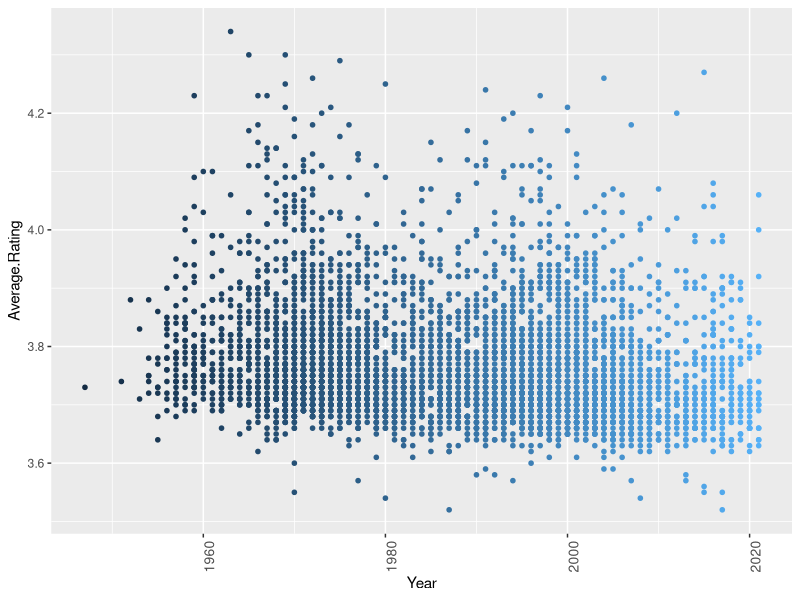
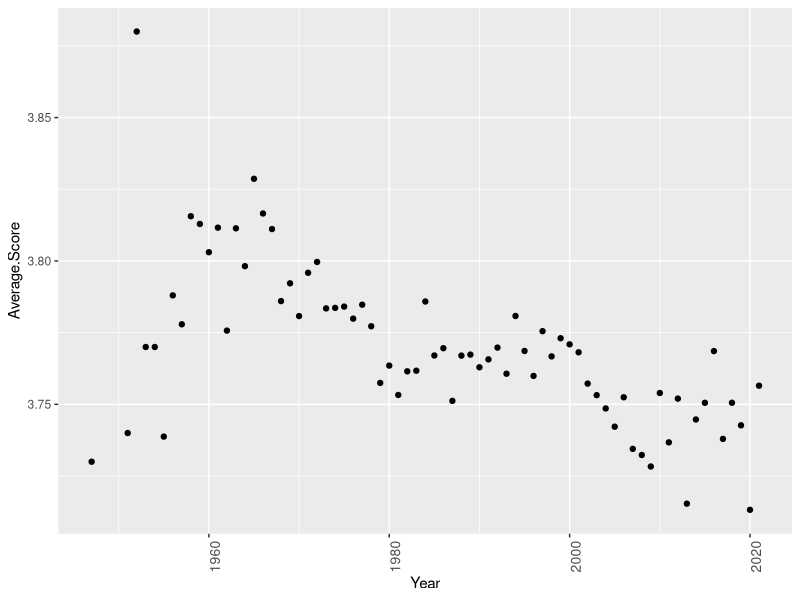
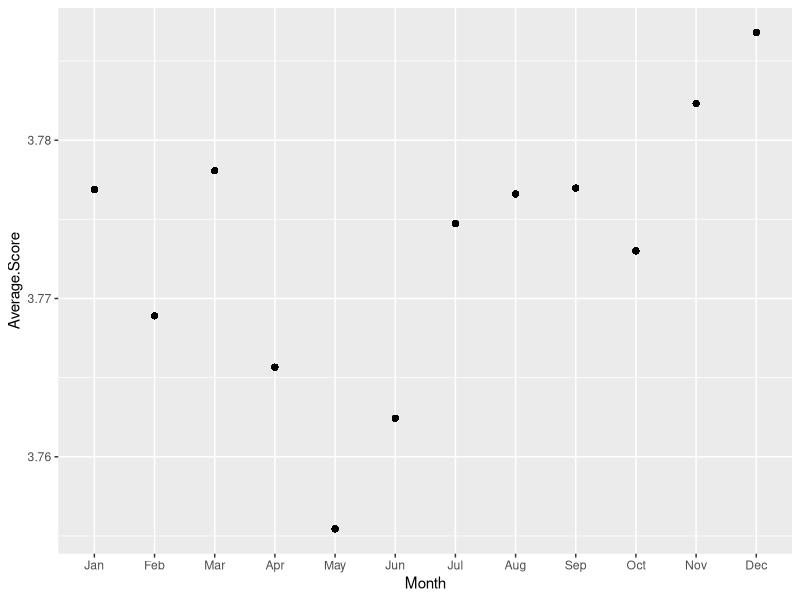
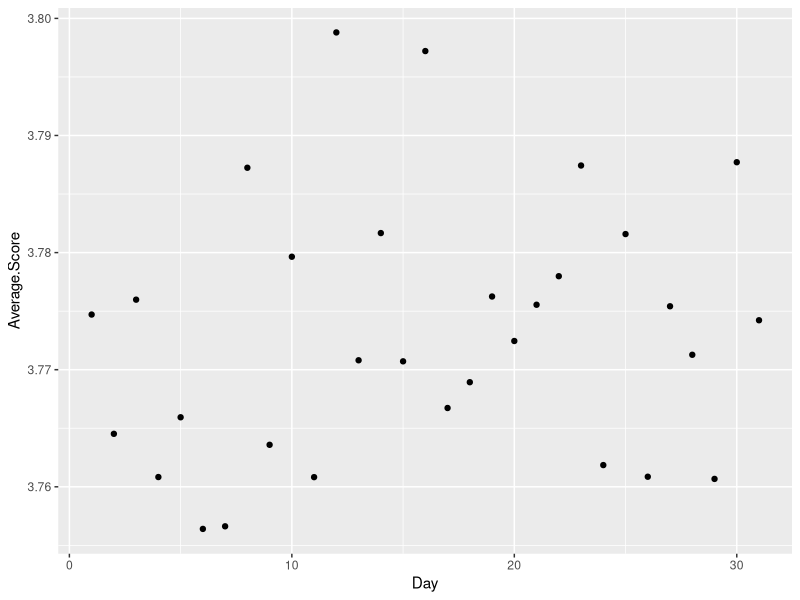

Write the R code that produced these figures, in order. (Note: this script raises an error after producing the figures.)
## ---- chunk 1
library(knitr)
knitr::opts_chunk$set(echo = FALSE, warning = TRUE)


knit_hooks$set( fig.cap = function(before, options, envir) {
  if ( before ) {
    chr <- sprintf("<p><small><strong><a name='fig:%s' value = %d>Figure %d</a></strong>: %s</small></p>", options$label, options$fig.num, options$fig.num, options$fig.cap)
    chr <- sprintf("<p><small><strong><a name='fig:%s'>%s</a></strong>: %s</small></p>", options$label, options$label,  options$fig.cap)
    
    return(chr)
  }
})


chunkref <- local({
  function(chunklabel) {
    sprintf('[%s](#%s)', chunklabel, paste0("fig:",chunklabel) )
  }  
})

library(ggplot2)
library(dplyr)
library(tidyverse)
library(stringr)
library(lubridate)
## ---- chunk 2
df_final <- read.csv("df_final.csv")

nrow(unique(as.data.frame(df_final$Album)))
  #Some albums have the same names
nrow(unique(as.data.frame(df_final$Artist.Name)))
  #2787 unique artists
nrow(unique(as.data.frame(df_final$Genre_1)))
  #453 unique primary genres
summary(df_final)
str(df_final)
## ---- chunk 3

## ---- chunk 4

## ---- chunk 5
ggplot(df_final, aes(x=`Year` , y =`Average.Rating`, color= `Year` ))  + geom_point(size=1.25) + theme(axis.text.x = element_text(angle = 90, size = 10)) +theme(legend.position="none")
## ---- chunk 6
df_final%>%group_by(Year)%>% summarise(
  Average.Score =mean(Average.Rating)
)%>% ggplot(aes(x=Year,y=Average.Score))+geom_point()+ theme(axis.text.x = element_text(angle = 90, size = 10))
## ---- chunk 7
df_final%>% filter(
  !(Month=="")) %>%group_by(Month)%>%summarise(
  Average.Score = mean(Average.Rating),
  Year = Year
  )%>%  mutate(Month = factor(Month, levels=c("Jan","Feb","Mar","Apr","May","Jun","Jul","Aug","Sep", "Oct","Nov","Dec")))%>%ggplot(aes(x=Month,y=Average.Score))+geom_point()
## ---- chunk 8
df_final%>% filter(
  !(Month==""),!(Day==""))%>% group_by(Day)%>%summarise(
  Average.Score = mean(Average.Rating)
  )%>%ggplot(aes(x=Day,y=Average.Score))+geom_point()
## ---- chunk 9
# Artist popularity by ratings
df_sorted_ratings = df_final[order(-df_final$Artist.Average.Ratings),]
df_sorted_ratings = df_sorted_ratings[,c(3, 25, 27)]
df_sorted_ratings = unique(df_sorted_ratings)[1:10,]
df_sorted_ratings %>%
  ggplot(aes(x = reorder(Artist.Name, Artist.Average.Ratings), 
             y = Artist.Average.Ratings, fill = Artist.Name)) + 
  geom_bar(stat="identity") + coord_flip() + 
  theme(axis.text.x = element_text(angle = 90, size = 10, hjust = 1)) +
  theme(legend.position="none") + 
  labs(x = "Artist Name", y = "Number of Ratings") + 
  geom_text(aes(label=round(Artist.Average.Score, digit = 2), hjust = 1)) 
## ---- chunk 10
# Artist popularity by reviews
df_sorted_reviews = df_final[order(-df_final$Artist.Average.Reviews),]
df_sorted_reviews = df_sorted_reviews[,c(3, 25, 26)]
df_sorted_reviews = unique(df_sorted_reviews)[1:10,]
df_sorted_reviews %>%
  ggplot(aes(x = reorder(Artist.Name, Artist.Average.Reviews), 
             y = Artist.Average.Reviews, fill = Artist.Name)) + 
  geom_bar(stat="identity") + coord_flip() + 
  theme(axis.text.x = element_text(angle = 90, size = 10, hjust = 1)) +
  theme(legend.position="none") + 
  labs(x = "Artist Name", y = "Number of Reviews") + 
  geom_text(aes(label=round(Artist.Average.Score, digit = 2), hjust = 1))
## ---- chunk 11
length(unique(df_final$Genre_1))
## ---- chunk 12
df_final %>% group_by(Genre_1)%>% summarise(
  Average.Score = mean(Average.Rating),
  count = n()
)%>% arrange(desc(count))
## ---- chunk 13
df_final%>% filter(Genre_1 == "Progressive Rock"|
            Genre_1 == "Singer/Songwriter"|
            Genre_1 == "Hard Bop"|
            Genre_1 == "Film Score"|
            Genre_1 == "Hard Rock"|
            Genre_1 == "Heavy Metal"|
            Genre_1 == "East Coast Hip Hop"
            )%>% group_by(Genre_1 ,Year)%>% summarise(
              Average.Score = mean(Average.Rating),
              count = n()
              )%>% ggplot(aes(x = Year,y = Average.Score, group = Genre_1, color = Genre_1)) + geom_line()+ theme(axis.text.x = element_text(angle = 90, size = 10))
## ---- chunk 14
df_final %>% group_by(Genre_1)%>% 
  filter(
    Genre_1 == "Progressive Rock"|
    Genre_1 == "Singer/Songwriter"|
    Genre_1 == "Hard Bop"|
    Genre_1 == "Film Score"|
    Genre_1 == "Hard Rock"|
    Genre_1 == "Heavy Metal"|
    Genre_1 == "East Coast Hip Hop"
            )%>% summarise(
  Average.Score = mean(Average.Rating),
  count = n()
  ) %>% ggplot(aes(x=reorder(Genre_1,Average.Score),y=Average.Score, fill = Genre_1))+  
  geom_bar(stat="identity")+ 
  coord_flip() + 
  geom_text(aes(label=round(Average.Score, digit = 2), hjust = 1))+
  xlab("Genre")
## ---- chunk 15
df_final%>% filter(Genre_1 == "Progressive Rock"|
            Genre_1 == "Singer/Songwriter"|
            Genre_1 == "Hard Bop"|
            Genre_1 == "Film Score"|
            Genre_1 == "Hard Rock"|
            Genre_1 == "Heavy Metal"|
            Genre_1 == "East Coast Hip Hop"
            )%>% group_by(Genre_1 ,Year)%>% summarise(
  count = n()
)%>% ggplot(aes(x = Year,y = count, group = Genre_1, color = Genre_1)) + geom_line()+ theme(axis.text.x = element_text(angle = 90, size = 10))
## ---- chunk 16
## Genre
df_final %>% group_by(Genre_1)%>% summarise(
  count = n()
)%>% arrange(desc(count))
## ---- chunk 17
## Descriptor
df_final %>% group_by(Desc_1)%>% summarise(
  count = n()
)%>% arrange(desc(count))
## ---- chunk 18
## Artist
df_final %>% group_by(Artist.Name)%>% summarise(
  count = n()
)%>% arrange(desc(count))
## ---- chunk 19
## Mean of all albums in the list
mean(df_final$Average.Rating)
## ---- chunk 20
## Average score of Top 10 Genres
df_final_genres <- df_final[df_final$Genre_1==c("Progressive Rock", "Singer/Songwriter", "Hard Bop", "Film Score", "Hard Rock", 
                                                "Heavy Metal", "East Coast Hip Hop", "Video Game Music", "Alternative Rock", "Progressive Metal"),]
mean(df_final_genres$Average.Rating)
## ---- chunk 21
## Average score of Top 10 Descriptors
df_final_descriptors <- df_final[df_final$Desc_1==c("male vocals", "instrumental", "energetic", "melodic", "melancholic",
                                                    "female vocals", "atmospheric", "psychedelic", "passionate", "dark"),]
mean(df_final_descriptors$Average.Rating)
## ---- chunk 22
## Average score of Top 10 Artists
df_final_artists <- df_final[df_final$Artist.Name=="Various Artists" |  df_final$Artist.Name=="Miles Davis" | df_final$Artist.Name=="John Coltrane" |  df_final$Artist.Name=="Tom Waits" |
                            df_final$Artist.Name=="John Williams" | df_final$Artist.Name=="Bob Dylan" | df_final$Artist.Name=="The Beatles" |  df_final$Artist.Name=="Ennio Morricone" |
                            df_final$Artist.Name=="Herbie Hancock" | df_final$Artist.Name=="Pharoah Sanders" | df_final$Artist.Name=="The Fall",]
mean(df_final_artists$Average.Rating)
## ---- chunk 23
## Average Score of all Top 10's
df_final_top10s <- df_final[df_final$Genre_1==c("Progressive Rock", "Singer/Songwriter", "Hard Bop", "Film Score", "Hard Rock", 
                                                "Heavy Metal", "East Coast Hip Hop", "Video Game Music", "Alternative Rock", "Progressive Metal") | 
                            df_final$Desc_1==c("male vocals", "instrumental", "energetic", "melodic", "melancholic",
                                                    "female vocals", "atmospheric", "psychedelic", "passionate", "dark") | 
                            df_final$Artist.Name=="Various Artists" |  df_final$Artist.Name=="Miles Davis" | df_final$Artist.Name=="John Coltrane" |  df_final$Artist.Name=="Tom Waits" |
                            df_final$Artist.Name=="John Williams" | df_final$Artist.Name=="Bob Dylan" | df_final$Artist.Name=="The Beatles" |  df_final$Artist.Name=="Ennio Morricone" |
                            df_final$Artist.Name=="Herbie Hancock" | df_final$Artist.Name=="Pharoah Sanders" | df_final$Artist.Name=="The Fall",]
mean(df_final_top10s$Average.Rating)
## ---- chunk 24
## Average score without top 10 most common Genres
df_final_genres2 <- df_final[!df_final$Genre_1==c("Progressive Rock", "Singer/Songwriter", "Hard Bop", "Film Score", "Hard Rock", 
                                                "Heavy Metal", "East Coast Hip Hop", "Video Game Music", "Alternative Rock", "Progressive Metal"),]
mean(df_final_genres2$Average.Rating)
## ---- chunk 25
## Average score without top 10 most common Descriptors
df_final_descriptors2 <- df_final[!df_final$Desc_1==c("male vocals", "instrumental", "energetic", "melodic", "melancholic",
                                                    "female vocals", "atmospheric", "psychedelic", "passionate", "dark"),]
mean(df_final_descriptors2$Average.Rating)
## ---- chunk 26
## Average score without top 10 most common Artists
df_final_artists2 <- df_final[!df_final$Artist.Name=="Various Artists" &  !df_final$Artist.Name=="Miles Davis" & !df_final$Artist.Name=="John Coltrane" &  
                             !df_final$Artist.Name=="Tom Waits" & !df_final$Artist.Name=="John Williams" & !df_final$Artist.Name=="Bob Dylan" & 
                             !df_final$Artist.Name=="The Beatles" &  !df_final$Artist.Name=="Ennio Morricone" & !df_final$Artist.Name=="Herbie Hancock" & 
                             !df_final$Artist.Name=="Pharoah Sanders" & !df_final$Artist.Name=="The Fall",]
mean(df_final_artists2$Average.Rating)
## ---- chunk 27
## Average score without all top 10's
df_final_top10s2 <- df_final[!df_final$Genre_1==c("Progressive Rock", "Singer/Songwriter", "Hard Bop", "Film Score", "Hard Rock", 
                                                "Heavy Metal", "East Coast Hip Hop", "Video Game Music", "Alternative Rock", "Progressive Metal") &
                             !df_final$Desc_1==c("male vocals", "instrumental", "energetic", "melodic", "melancholic",
                                                    "female vocals", "atmospheric", "psychedelic", "passionate", "dark") &
                             !df_final$Artist.Name=="Various Artists" &  !df_final$Artist.Name=="Miles Davis" & !df_final$Artist.Name=="John Coltrane" &  
                             !df_final$Artist.Name=="Tom Waits" & !df_final$Artist.Name=="John Williams" & !df_final$Artist.Name=="Bob Dylan" & 
                             !df_final$Artist.Name=="The Beatles" &  !df_final$Artist.Name=="Ennio Morricone" & !df_final$Artist.Name=="Herbie Hancock" & 
                             !df_final$Artist.Name=="Pharoah Sanders" & !df_final$Artist.Name=="The Fall",]
mean(df_final_top10s2$Average.Rating)
## ---- chunk 28
dummydf <- df_final

dummydf$Genre_1 <- as.numeric(factor(dummydf$Genre_1))
dummydf$Desc_1 <- as.numeric(factor(dummydf$Desc_1))
dummydf$Artist.Name <-  as.numeric(factor(dummydf$Artist.Name))
dummydf$Year <-  as.numeric(factor(dummydf$Year))
dummydf$Number.of.Ratings <-  as.numeric(factor(dummydf$Number.of.Ratings))
dummydf$Number.of.Reviews <-  as.numeric(factor(dummydf$Number.of.Reviews))

dummydf2 <- subset(dummydf, select=c("Average.Rating","Artist.Name", "Genre_1", "Desc_1", "Year", "Number.of.Ratings", "Number.of.Reviews"))
results <- cor(dummydf2)
round(results,2)
